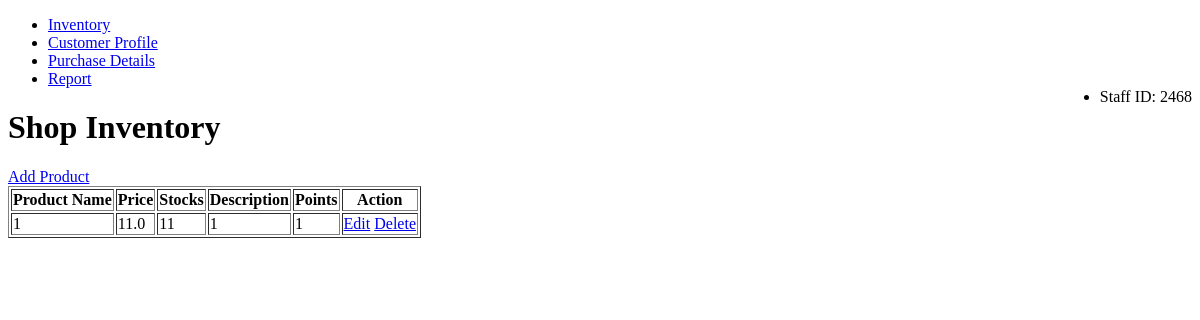
The page /inventory on the database as committed earlier.
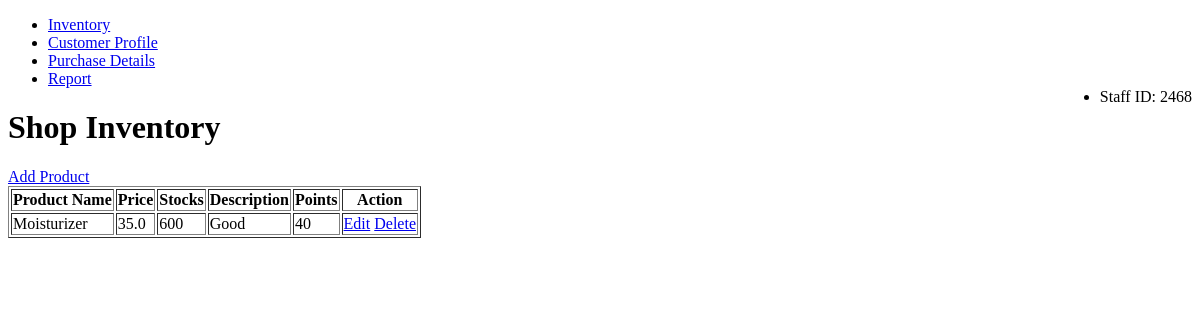
The same page on the database as committed later.
### app.py (models this page shows)
class Product(db.Model):
    id = db.Column(db.Integer, primary_key=True)
    name = db.Column(db.String(100), nullable=False)
    price = db.Column(db.Float, nullable=False)
    stocks = db.Column(db.Integer, nullable=False)
    description = db.Column(db.String(255), nullable=True)
    points = db.Column(db.Integer, nullable=True)

### app.py (the view)
@app.route('/inventory')
def inventory():
    products = Product.query.all()
    return render_template('inventory.html', products=products)

### templates/inventory.html (shortened to what this page needs)
<!DOCTYPE html>
<html lang="en">
<head>
</head>
<body>
  <nav>
    <ul>
      <li><a href="{{ url_for('inventory') }}">Inventory</a></li>
      <li><a href="{{ url_for('customerprofile') }}">Customer Profile</a></li>
      <li><a href="{{ url_for('purchase_details') }}">Purchase Details</a></li>
      <li><a href="{{ url_for('report') }}">Report</a></li>
      <li style="float: right;">Staff ID: 2468</li>
    </ul>
  </nav>
    <h1>Shop Inventory</h1>
    <a href="{{ url_for('add_product') }}">Add Product</a>
    <table border="1">
        <tr>
            <th>Product Name</th>
            <th>Price</th>
            <th>Stocks</th>
            <th>Description</th>
            <th>Points</th>
            <th>Action</th>
        </tr>
        {% for product in products %}
            <tr>
                <td>{{ product.name }}</td>
                <td>{{ product.price }}</td>
                <td>{{ product.stocks }}</td>
                <td>{{ product.description or 'N/A' }}</td>
                <td>{{ product.points or 'N/A' }}</td>
                <td>
                    <a href="{{ url_for('edit_product', id=product.id) }}">Edit</a>
                    <a href="{{ url_for('delete_product', id=product.id) }}">Delete</a>
                </td>
            </tr>
        {% endfor %}
    </table>
</body>
</html>

Rows that differ between the two databases and show on the page:
changed Product: name "1" → "Moisturizer"; price "11.0" → "35.0"; stocks "11" → "600"; description "1" → "Good"; points "1" → "40"
